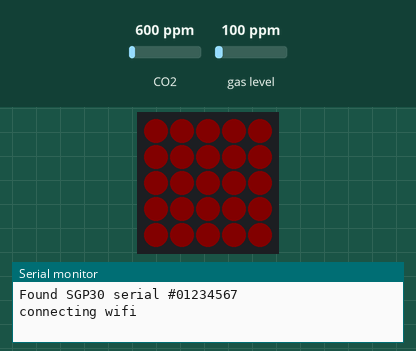
A sketch run on a simulated ESP32. On the bench: 5×5 RGB LED matrix (first LED top left, wired row by row), the last lines printed to the serial monitor. The inputs (shaded band) are chosen by the test bench; at power-on: CO2 600 ppm, gas level 100 ppm. Dim RGB values are drawn brighter than linear; WiFi joins after 1.5 s; servers stay silent unless stated; no MQTT or app messages arrive unless stated.

Above: at 0.2 s.
At 5.1 s:
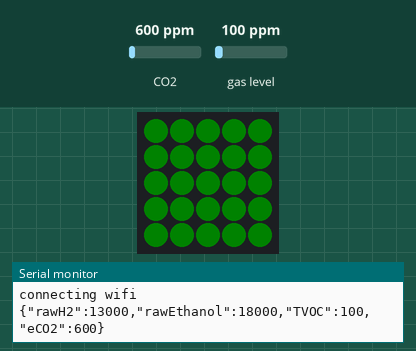

Measured:
- what the display in image 0 shows lasts 4.9 s, from 0.1 s to 5.0 s

The sketch:

main.ino
```cpp
#include <ArduinoMqttClient.h>
#include <M5Atom.h>
#include <WiFi.h>

#include "Adafruit_SGP30.h"
#include "Arduino_JSON.h"

// sensor
Adafruit_SGP30 sgp;

// wifi
WiFiClient wifi_client;
const char* wifi_ssid = "ssid";
const char* wifi_password = "password";

// mqtt
MqttClient mqtt_client(wifi_client);
const char* mqtt_server = "xxx.xxx.xxx.xxx";
int mqtt_port = 1883;
const char* mqtt_topic = "/hoge/fuga/piyo";

// loop config
const long interval = 5000;
unsigned long previousMillis = 0;

void fillLED(uint8_t Rdata, uint8_t Gdata, uint8_t Bdata) {
  M5.dis.fillpix(CRGB(Rdata, Gdata, Bdata));
  M5.dis.setBrightness(16);
}

void setup() {
  Serial.begin(115200);

  M5.begin(true, false, true);
  delay(100);
  fillLED(0xff, 0x00, 0x00);

  if (!sgp.begin()) {
    Serial.println("Sensor not found :(");
    while (1)
      ;
  }

  Serial.print("Found SGP30 serial #");
  Serial.print(sgp.serialnumber[0], HEX);
  Serial.print(sgp.serialnumber[1], HEX);
  Serial.println(sgp.serialnumber[2], HEX);

  int retry = 0;
  WiFi.begin(wifi_ssid, wifi_password);
  while (WiFi.status() != WL_CONNECTED) {
    if (retry == 5) {
      ESP.restart();
    }
    Serial.println("connecting wifi");
    retry++;
    delay(500);
  }

  retry = 0;
  if (!mqtt_client.connect(mqtt_server, mqtt_port)) {
    if (retry == 5) {
      ESP.restart();
    }
    Serial.print("MQTT connection failed! Error code = ");
    Serial.println(mqtt_client.connectError());
    retry++;
    delay(500);
  }
}

void loop() {
  mqtt_client.poll();

  unsigned long currentMillis = millis();

  if (currentMillis - previousMillis >= interval) {
    previousMillis = currentMillis;

    fillLED(0x00, 0x00, 0xff);

    if (!sgp.IAQmeasure()) {
      Serial.println("Measurement failed");
      fillLED(0xff, 0x00, 0x00);
      return;
    }

    if (!sgp.IAQmeasureRaw()) {
      Serial.println("Raw Measurement failed");
      fillLED(0xff, 0x00, 0x00);
      return;
    }

    // format data to json
    JSONVar obj;
    obj["rawH2"] = (sgp.rawH2);
    obj["rawEthanol"] = (sgp.rawEthanol);
    obj["TVOC"] = (sgp.TVOC);
    obj["eCO2"] = (sgp.eCO2);
    String obj_str = JSON.stringify(obj);

    // debug print
    Serial.println(obj_str);

    // send data to mqtt
    mqtt_client.beginMessage(mqtt_topic);
    mqtt_client.print(obj_str);
    if (!mqtt_client.endMessage()) {
      Serial.print("MQTT connection failed!");
      fillLED(0xff, 0x00, 0x00);
      delay(5000);
      ESP.restart();
    }

    fillLED(0x00, 0xff, 0x00);
  }
}
```
